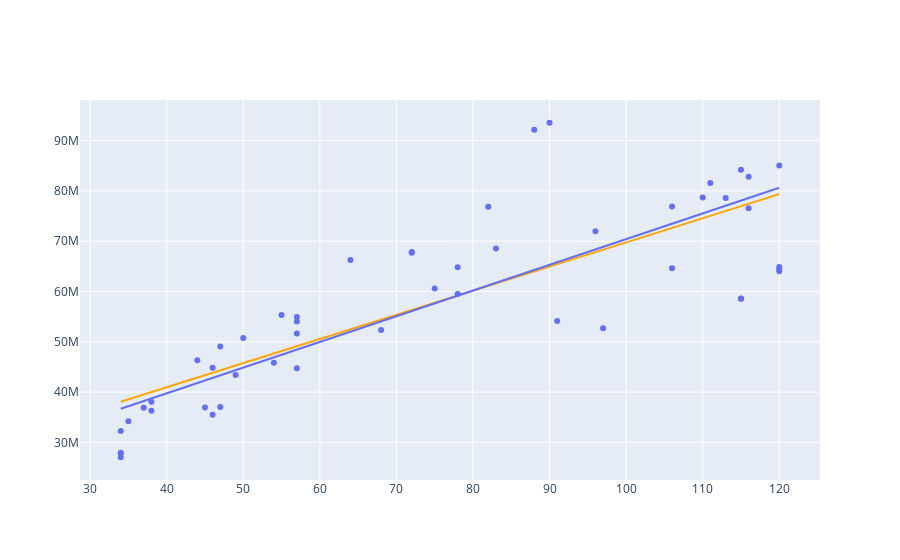

Notebook cell for this chart:
### Code cell
# using numpy.polynomial
from numpy.polynomial import Polynomial

b, a = Polynomial.fit(area, price, 1).convert()
print(f"{a=:_} {b=:_}")
trace = go.Scatter(
    x=x_range, y=[a * x + b for x in x_range], mode="lines", showlegend=False
)
trace.line["color"] = "orange"
fig6 = go.Figure(data=(trace,) + fig4.data)
fig6.show()
